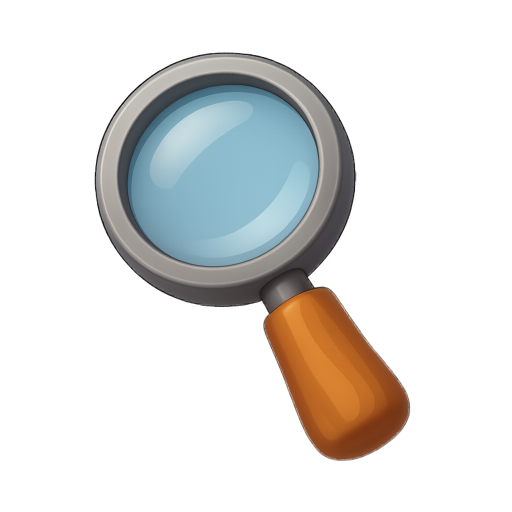
#> input picture docs/styl/rabanie/lupa-surowa.png, 1024 x 1024 px (shown at 1/2 size)
$ python ikony-wskazowki-obrobka.py
#> lines starting #> are read from the running program, lines starting #| are printed output that depends on the picture
# SPDX-FileCopyrightText: © 2026 Amitiel Angelisme <armitiel@gmail.com>
# SPDX-License-Identifier: LicenseRef-EwolucJA-Proprietary
#
# EwolucJA — gra edukacyjna dla dzieci.
# Produkt powstał w ramach projektu Stowarzyszenia na Rzecz Edukacji „Pomost”;
# autorskie prawa majątkowe pozostają przy autorze. Licencja: LICENSE.
"""
Obróbka ikon z `gen-ikony-wskazowki.mjs` — krok po kroku ten sam, co przy
siekierze (`docs/design-system/styl-ikon-3d.md`, „Obróbka po generacji”):

 1. przycięcie do alfy, bo generator zostawia obiekt w losowym miejscu kadru;
 2. wyśrodkowanie na kwadracie z 6% marginesem — inaczej ikona siedzi krzywo
    w kółku chmurki i para lupa/puzelek „skacze” przy przejściu;
 3. skala do 256 px (chmurka rysuje ~72 px, licznik HUD 34 px — 256 z zapasem);
 4. PNG z optimize.

Uruchomienie: python scripts/ikony-wskazowki-obrobka.py
"""
from pathlib import Path
from PIL import Image

KORZEN = Path(__file__).resolve().parent.parent
MISTRZE = KORZEN / "docs" / "styl" / "rabanie"
PUBLIC = KORZEN / "frontend" / "public" / "assets"
ROZMIAR, MARGINES = 256, 0.06

# Ikony powstają jako para, ale MIESZKAJĄ tam, gdzie ich rodzina: lupa jest
# wyłącznie znakiem podpowiedzi, a puzelek stoi też w liczniku HUD i leci do
# niego przy zebraniu kawałka (`Swiat.jsx`), więc siedzi przy resztą puzzli.
PARY = [
    ("lupa-surowa.png", PUBLIC / "wskazowki" / "ikona-lupa.png"),
    ("puzzel-surowy.png", PUBLIC / "puzzle" / "ikona-puzzel.png"),
    ("stos-surowy.png", PUBLIC / "wskazowki" / "ikona-stos.png"),
    ("gwiazdka-surowa.png", PUBLIC / "wskazowki" / "ikona-gwiazdka.png"),
    ("zwoj-surowy.png", PUBLIC / "wskazowki" / "ikona-zwoj.png"),
    ("kamienie-surowe.png", PUBLIC / "wskazowki" / "ikona-kamienie.png"),
]

for zrodlo, cel in PARY:
    cel.parent.mkdir(parents=True, exist_ok=True)
    im = Image.open(MISTRZE / zrodlo).convert("RGBA")
#> im is the input picture: PIL image 1024x1024 RGBA; mean R, G, B, A 53.8, 49.3, 45.2, 66.1
    bbox = im.getbbox()
#> bbox = (44, 6, 1021, 975)
    if not bbox:
        raise SystemExit(f"{zrodlo}: pusta alfa — generacja nie wyszła")
    obiekt = im.crop(bbox)
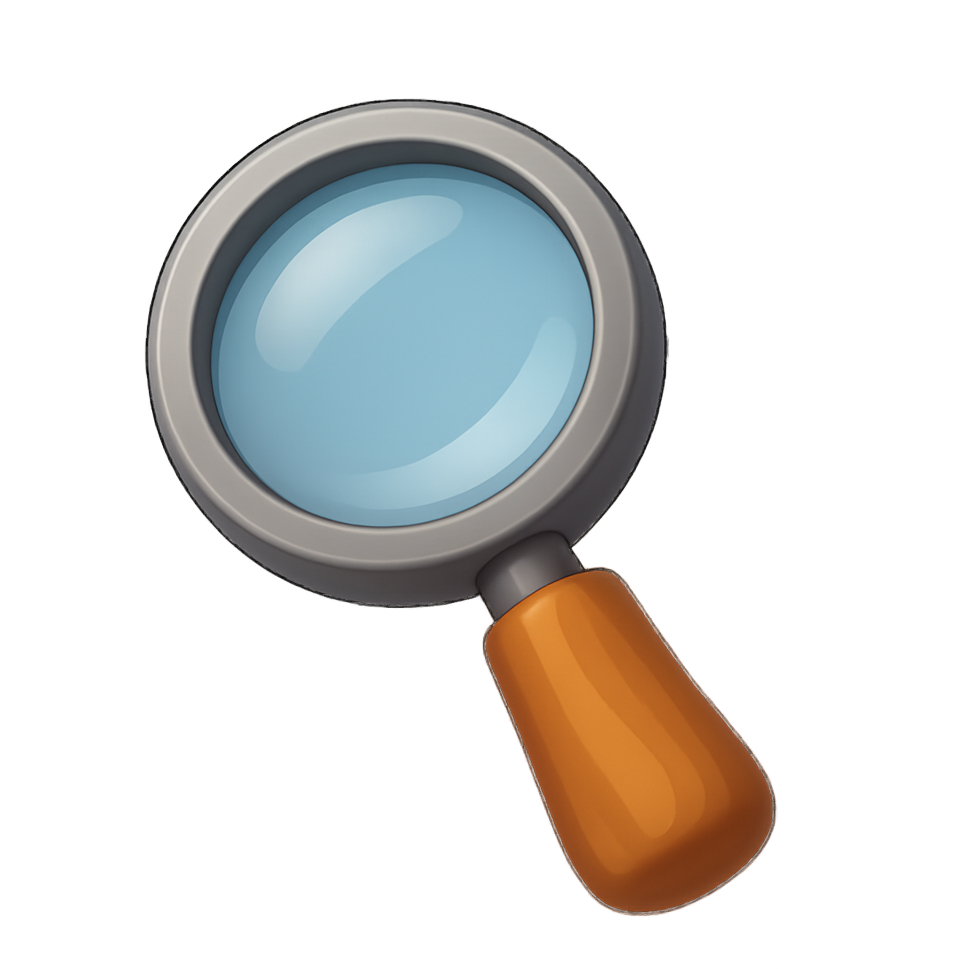
#> obiekt: PIL image 977x969 RGBA; mean R, G, B, A 59, 54.3, 49.9, 73.2; transparent parts drawn white
    bok = max(obiekt.size)
#> bok = 977
    pole = int(bok * (1 + 2 * MARGINES))
#> pole = 1094
    plotno = Image.new("RGBA", (pole, pole), (0, 0, 0, 0))
#> plotno: PIL image 1094x1094 RGBA; every value is 0
    plotno.paste(obiekt, ((pole - obiekt.width) // 2, (pole - obiekt.height) // 2), obiekt)
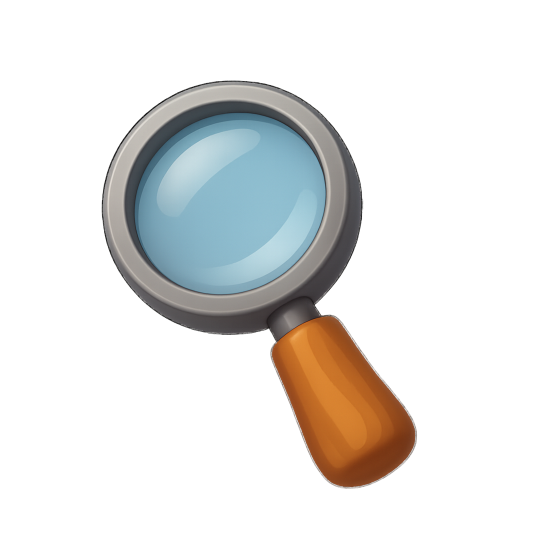
#> plotno: PIL image 1094x1094 RGBA (shown at 1/2 size); mean R, G, B, A 31.7, 31.2, 29.5, 57.5; transparent parts drawn white
    plotno = plotno.resize((ROZMIAR, ROZMIAR), Image.LANCZOS)
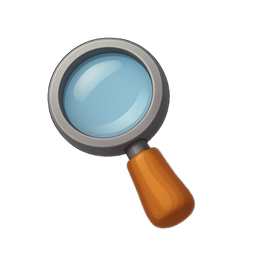
#> plotno: PIL image 256x256 RGBA; mean R, G, B, A 31.9, 31.3, 29.6, 57.5; transparent parts drawn white
    plotno.save(cel, optimize=True)
    print(f"{cel.name}: z {im.size[0]}x{im.size[1]} → obiekt {obiekt.size[0]}x{obiekt.size[1]} → {ROZMIAR} px → {cel.parent.name}/")
#| ikona-lupa.png: z 1024x1024 → obiekt 977x969 → 256 px → wskazowki/
#> pass 2 of the loop `for zrodlo, cel in PARY:`:
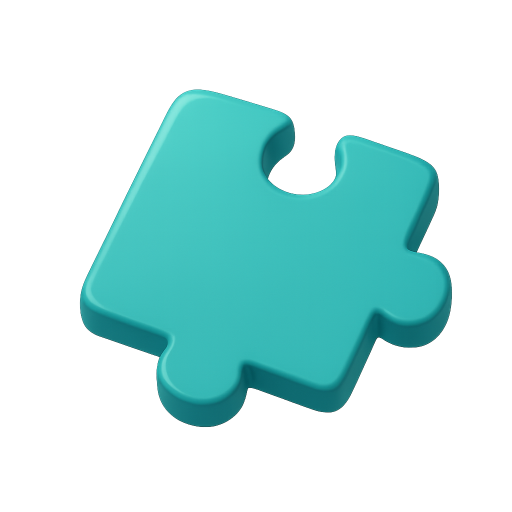
#> input picture docs/styl/rabanie/puzzel-surowy.png, 1024 x 1024 px (shown at 1/2 size)
#> im is the input picture: PIL image 1024x1024 RGBA; mean R, G, B, A 32.9, 89, 87.5, 80.2
#> bbox = (18, 6, 1021, 1015)
#> `obiekt = im.crop(bbox)`:
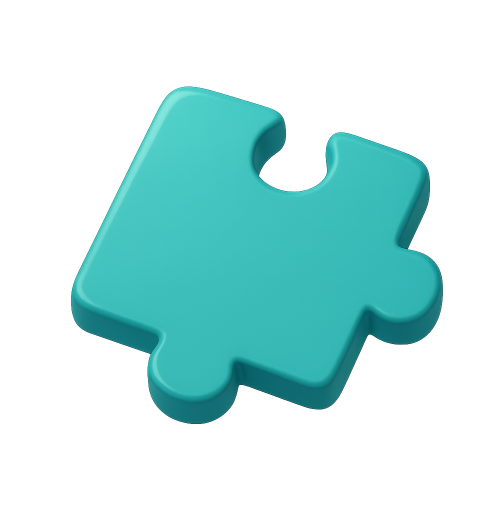
#> obiekt: PIL image 1003x1009 RGBA (shown at 1/2 size); mean R, G, B, A 33.3, 91.2, 89.7, 83.1; transparent parts drawn white
#> `plotno = plotno.resize((ROZMIAR, ROZMIAR), Image.LANCZOS)`:
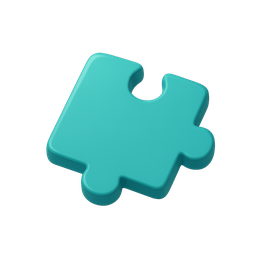
#> plotno: PIL image 256x256 RGBA; mean R, G, B, A 14.9, 48.2, 47.5, 65.8; transparent parts drawn white
#| ikona-puzzel.png: z 1024x1024 → obiekt 1003x1009 → 256 px → puzzle/
#> pass 3 of the loop `for zrodlo, cel in PARY:`:
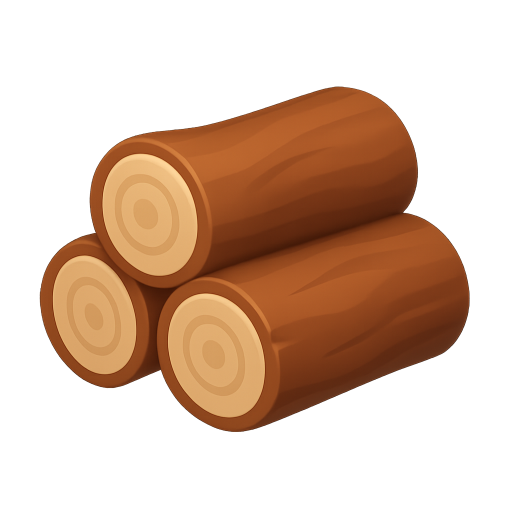
#> input picture docs/styl/rabanie/stos-surowy.png, 1024 x 1024 px (shown at 1/2 size)
#> im is the input picture: PIL image 1024x1024 RGBA; mean R, G, B, A 88.7, 49.8, 24.7, 100.4
#> bbox = (4, 6, 1021, 991)
#> `obiekt = im.crop(bbox)`:
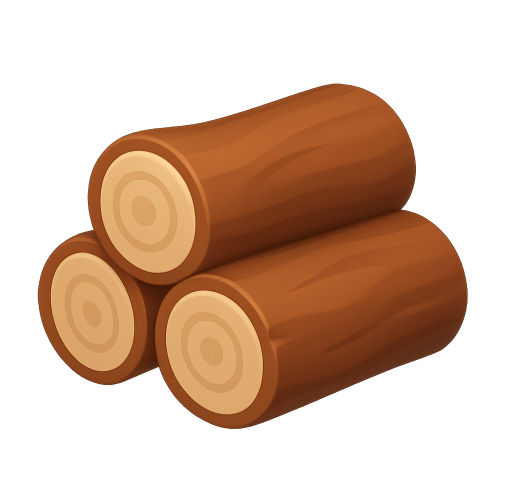
#> obiekt: PIL image 1017x985 RGBA (shown at 1/2 size); mean R, G, B, A 92.6, 52.1, 25.9, 105.1; transparent parts drawn white
#> `plotno = plotno.resize((ROZMIAR, ROZMIAR), Image.LANCZOS)`:
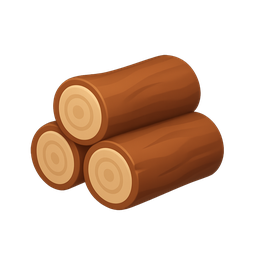
#> plotno: PIL image 256x256 RGBA; mean R, G, B, A 52.9, 30.9, 16.1, 81.1; transparent parts drawn white
#| ikona-stos.png: z 1024x1024 → obiekt 1017x985 → 256 px → wskazowki/
#> the loop made 6 passes; the first 3 are shown
